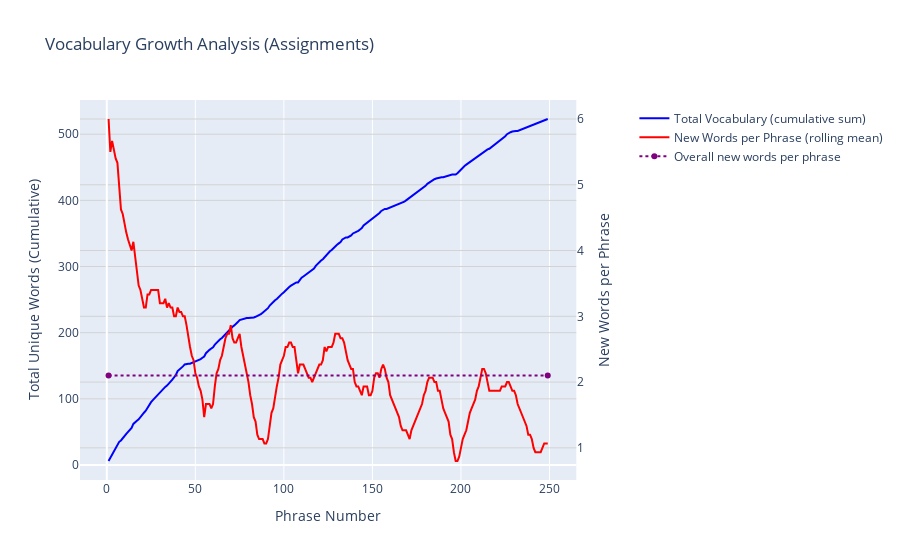

Write notebook code for a chart like this one.
### Code cell
from src.nlp import plot_vocabulary_growth_from_assignments
plot_vocabulary_growth_from_assignments(assignments)

### Figure 1 — Plotly figure (JSON) as saved in the notebook; plotly's stock layout.template omitted (floating-point values rounded to 4 significant figures; data arrays with more than 128 entries replaced by an {"elided": "..."} marker saying what was removed)
{"data": [{"line": {"color": "blue"}, "name": "Total Vocabulary (cumulative sum)", "type": "scatter", "x": {"elided": "249 int values"}, "xaxis": "x", "y": {"elided": "249 int values"}, "yaxis": "y"}, {"line": {"color": "red"}, "name": "New Words per Phrase\n(rolling mean)", "type": "scatter", "x": {"elided": "249 int values"}, "xaxis": "x", "y": {"elided": "249 float values"}, "yaxis": "y2"}, {"line": {"color": "purple", "dash": "dot"}, "name": "Overall new words per phrase", "type": "scatter", "x": [1, 249], "xaxis": "x", "y": [2.1, 2.1], "yaxis": "y2"}], "layout": {"legend": {"x": 1.05, "xanchor": "left", "y": 0.99, "yanchor": "top"}, "margin": {"r": 150}, "showlegend": true, "title": {"text": "Vocabulary Growth Analysis (Assignments)"}, "xaxis": {"anchor": "y", "domain": [0, 0.94], "title": {"text": "Phrase Number"}}, "yaxis": {"anchor": "x", "domain": [0, 1], "gridcolor": "lightgrey", "title": {"text": "Total Unique Words (Cumulative)"}}, "yaxis2": {"anchor": "x", "gridcolor": "lightgrey", "overlaying": "y", "side": "right", "title": {"text": "New Words per Phrase"}}}}
